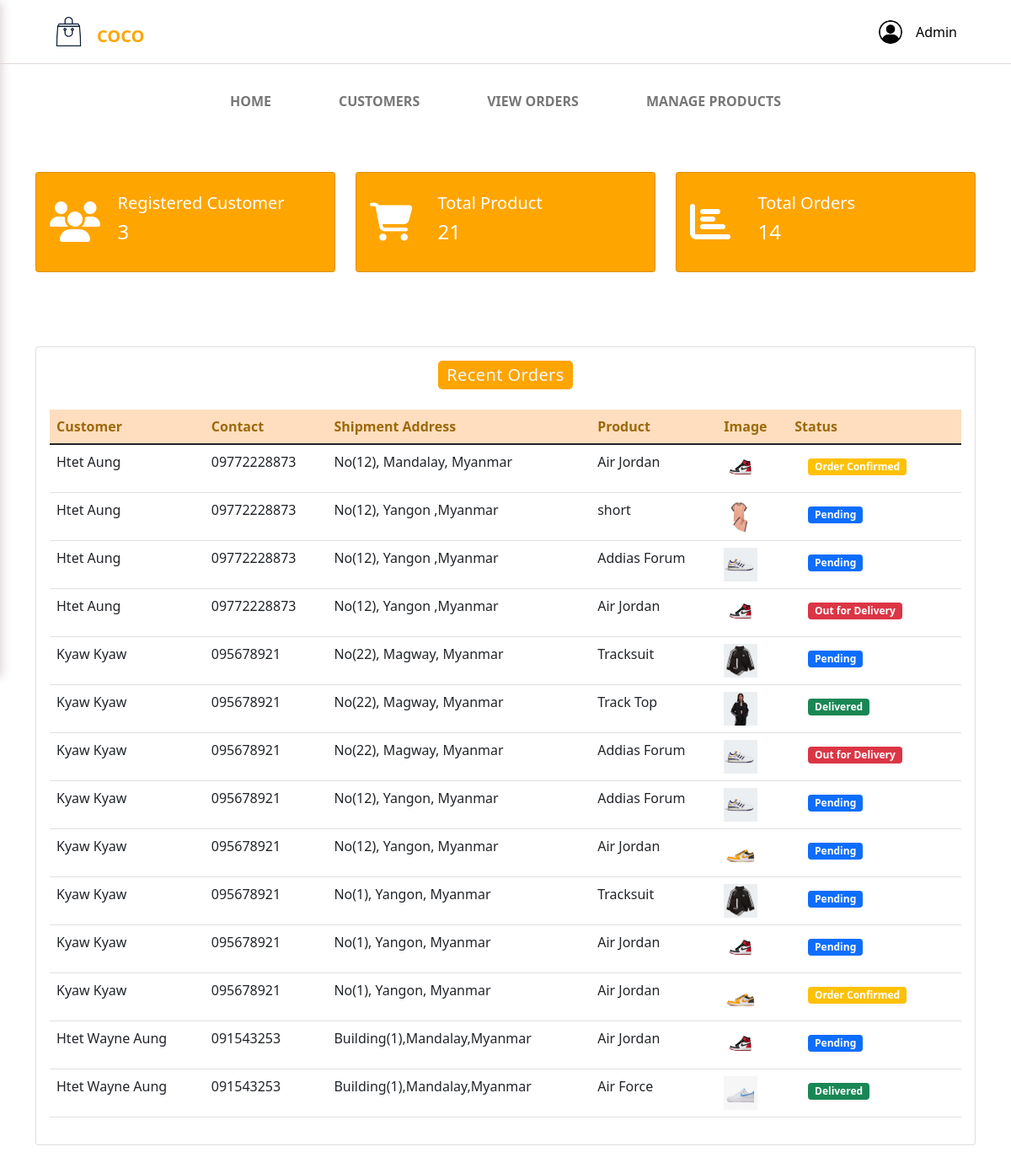
Page /admin-dashboard (signed in) on the committed database.
### ecom/models.py (models this page shows, shortened)
class Customer(models.Model):
    user=models.OneToOneField(User,on_delete=models.CASCADE)
    profile_pic= models.ImageField(upload_to='profile_pic/CustomerProfilePic/',null=True,blank=True)
    address = models.CharField(max_length=40)
    mobile = models.CharField(max_length=20,null=False)
    @property
    def get_name(self):
        return self.user.first_name+" "+self.user.last_name

class Orders(models.Model):
    STATUS =(
        ('Pending','Pending'),
        ('Order Confirmed','Order Confirmed'),
        ('Out for Delivery','Out for Delivery'),
        ('Delivered','Delivered'),
    )
    customer=models.ForeignKey('Customer', on_delete=models.CASCADE,null=True)
    product=models.ForeignKey('Product',on_delete=models.CASCADE,null=True)
    email = models.CharField(max_length=50,null=True)
    address = models.CharField(max_length=500,null=True)
    mobile = models.CharField(max_length=20,null=True)
    order_date= models.DateField(auto_now_add=True,null=True)
    status=models.CharField(max_length=50,null=True,choices=STATUS)

class Product(models.Model):
    name=models.CharField(max_length=40)
    product_image= models.ImageField(upload_to='product_image/',null=True,blank=True)
    category= models.ForeignKey(Category,on_delete=models.CASCADE,default=True,null=False)
    price = models.PositiveIntegerField()
    description=models.CharField(max_length=40)
    quantity = models.PositiveIntegerField()
    size_variant = models.ManyToManyField(SizeVariant , blank=True)

### ecom/views.py (the view)
# urls.py: path('admin-dashboard', views.admin_dashboard_view,name='admin-dashboard'),
@login_required(login_url='adminlogin')
def admin_dashboard_view(request):
    customercount=models.Customer.objects.all().count()
    productcount=models.Product.objects.all().count()
    ordercount=models.Orders.objects.all().count()
    orders=models.Orders.objects.all()
    ordered_products=[]
    ordered_bys=[]
    for order in orders:
        ordered_product=models.Product.objects.all().filter(id=order.product.id)
        ordered_by=models.Customer.objects.all().filter(id = order.customer.id)
        ordered_products.append(ordered_product)
        ordered_bys.append(ordered_by)
    mydict={
    'customercount':customercount,
    'productcount':productcount,
    'ordercount':ordercount,
    'data':zip(ordered_products,ordered_bys,orders),
    }
    return render(request,'ecom/admin_dashboard.html',context=mydict)

### templates/ecom/admin_dashboard.html (shortened to what this page needs)
{% extends 'ecom/admin_base.html' %}
{% load static %}
{% block content %}
<br>
{%include 'ecom/admin_dashboard_cards.html'%}
<br><br><br>
<div class="container" >
  <div class="card table-cards">
    <h5 class="mx-auto title mt-3">Recent Orders</h5>
    <div class="card-body table-responsive-lg">
      <table class="table table-hover">
        <thead style="background-color: #fedebe; color: rgb(156, 105, 11)">
          <tr>
            <th>Customer</th>
            <th>Contact</th>
            <th>Shipment Address</th>
            <th>Product</th>
            <th>Image</th>
            <th>Status</th>
          </tr>
        </thead>
        <tbody>
          {% for product,customer,order in data %}
          <tr>
            {% for c in customer %}
            <td> {{c.get_name}}</td>
            <td>{{c.mobile}}</td>
            <td>{{order.address}}</td>
            {% endfor %}
            {% for p in product %}
            <td> {{p.name}}</td>
            <td> <img src="{% static p.product_image.url %}" alt="Profile Pic" height="40px" width="40px" /></td>
            {% if order.status == 'Pending'%}
            <td><span class="badge bg-primary mt-2 mx-3">{{order.status}}</span></td>
            {% elif order.status == 'Delivered' %}
            <td><span class="badge bg-success mt-2 mx-3">{{order.status}}</span></td>
            {% elif order.status == 'Out for Delivery' %}
            <td><span class="badge bg-danger mt-2 mx-3">{{order.status}}</span></td>
            {%else%}
            <td><span class="badge bg-warning mt-2 mx-3">{{order.status}}</span></td>
            {%endif%}
            {% endfor %}
          </tr>
          {% endfor %}
        </tbody>
      </table>
    </div>
  </div>
</div>
{% endblock content %}

### static/css/homebase.css (style rules this page uses)
body { background-color: rgb(255, 255, 255); }

### templates/ecom/admin_dashboard.html (style rules this page uses)
.title { color: aliceblue; background-color: orange; letter-spacing: 0.4px; border: none; border-radius: 5px; padding: 5px 10px; display: inline-block; }

### rows in the picture
Orders: address "No(12), Mandalay, Myanmar", status "Order Confirmed"
Customer: get_name "Htet Aung", mobile "09772228873"
Product: name "Air Jordan", product_image (picture)
Orders: address "No(12), Yangon ,Myanmar", status "Pending"
Product: name "short", product_image (picture)
Orders: address "No(12), Yangon ,Myanmar", status "Pending"
Product: name "Addias Forum", product_image (picture)
Orders: address "No(12), Yangon ,Myanmar", status "Out for Delivery"
Orders: address "No(22), Magway, Myanmar", status "Pending"
Customer: get_name "Kyaw Kyaw", mobile "095678921"
Product: name "Tracksuit", product_image (picture)
Orders: address "No(22), Magway, Myanmar", status "Delivered"
Product: name "Track Top", product_image (picture)
Orders: address "No(22), Magway, Myanmar", status "Out for Delivery"
Orders: address "No(12), Yangon, Myanmar", status "Pending"
Orders: address "No(12), Yangon, Myanmar", status "Pending"
Product: name "Air Jordan", product_image (picture)
Orders: address "No(1), Yangon, Myanmar", status "Pending"
Orders: address "No(1), Yangon, Myanmar", status "Pending"
Orders: address "No(1), Yangon, Myanmar", status "Order Confirmed"
Orders: address "Building(1),Mandalay,Myanmar", status "Pending"
Customer: get_name "Htet Wayne Aung", mobile "091543253"
Orders: address "Building(1),Mandalay,Myanmar", status "Delivered"
Product: name "Air Force", product_image (picture)

### other values in the picture
{{ customercount }} "3"
{{ productcount }} "21"
{{ ordercount }} "14"
